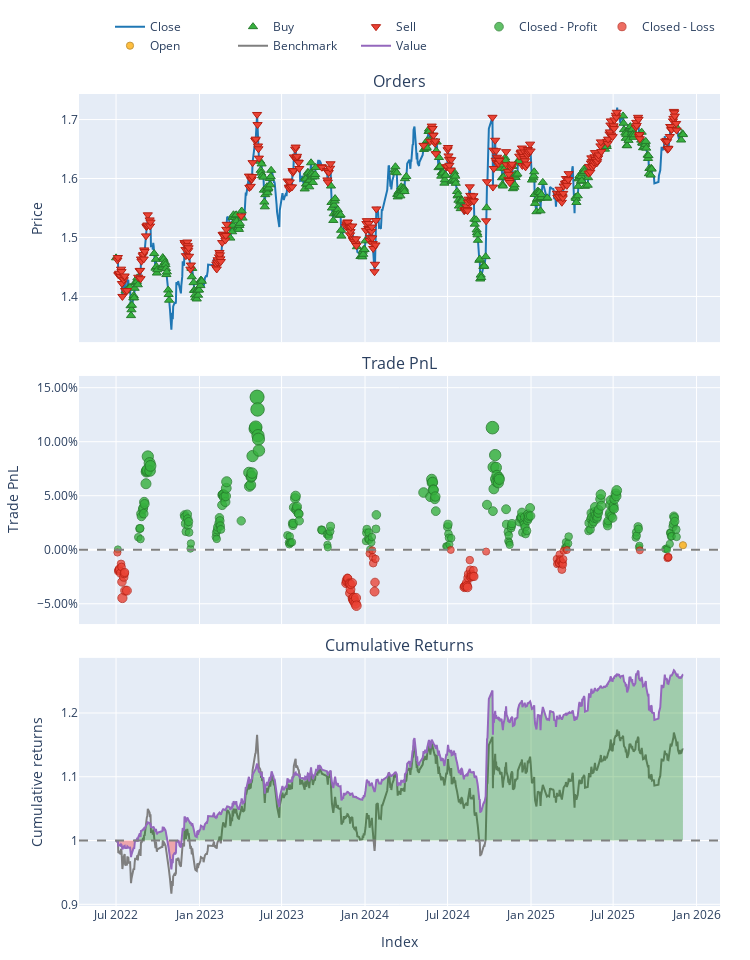

Notebook code for this chart:
### Code cell
single_bt.plot(column = single_bt.pf.close.columns[1])

### Figure 1 — Plotly figure (JSON) as saved in the notebook; plotly's stock layout.template omitted (floating-point values rounded to 4 significant figures; data arrays with more than 128 entries replaced by an {"elided": "..."} marker saying what was removed)
{"data": [{"legendgroup": "0", "line": {"color": "#1f77b4"}, "name": "Close", "showlegend": true, "type": "scatter", "uid": "cbae106a-e35b-496a-b8c8-47adac9e24a3", "x": {"elided": "834 str values"}, "xaxis": "x", "y": {"elided": "834 float values"}, "yaxis": "y"}, {"customdata": {"elided": "318x3 float values"}, "hovertemplate": "Order Id: %{customdata[0]}<br>Timestamp: %{x}<br>Price: %{y}<br>Size: %{customdata[1]:.6f}<br>Fees: %{customdata[2]:.6f}", "legendgroup": "1", "marker": {"color": "#37B13F", "line": {"color": "rgb(38,123,44)", "width": 1}, "size": 8, "symbol": "triangle-up"}, "mode": "markers", "name": "Buy", "type": "scatter", "uid": "7ea1a38c-124f-4d3c-8f4f-6ba89f91ee77", "x": {"elided": "318 str values"}, "xaxis": "x", "y": {"elided": "318 float values"}, "yaxis": "y"}, {"customdata": {"elided": "301x3 float values"}, "hovertemplate": "Order Id: %{customdata[0]}<br>Timestamp: %{x}<br>Price: %{y}<br>Size: %{customdata[1]:.6f}<br>Fees: %{customdata[2]:.6f}", "legendgroup": "2", "marker": {"color": "#EA4335", "line": {"color": "rgb(181,31,18)", "width": 1}, "size": 8, "symbol": "triangle-down"}, "mode": "markers", "name": "Sell", "type": "scatter", "uid": "9674c606-5301-4b74-a977-33aa5fcb723b", "x": {"elided": "301 str values"}, "xaxis": "x", "y": {"elided": "301 float values"}, "yaxis": "y"}, {"customdata": {"elided": "227x4 float values"}, "hovertemplate": "Exit Trade Id: %{customdata[0]}<br>Position Id: %{customdata[1]}<br>Exit Timestamp: %{x}<br>PnL: %{customdata[2]:.6f}<br>Return: %{customdata[3]:.2%}", "legendgroup": "3", "marker": {"color": "#37B13F", "line": {"color": "rgb(38,123,44)", "width": 1}, "opacity": {"elided": "227 float values"}, "size": {"elided": "227 float values"}, "symbol": "circle"}, "mode": "markers", "name": "Closed - Profit", "type": "scatter", "uid": "32539752-7279-4fd3-aefe-971c0091adcc", "x": {"elided": "227 str values"}, "xaxis": "x2", "y": {"elided": "227 float values"}, "yaxis": "y2"}, {"customdata": {"elided": "74x4 float values"}, "hovertemplate": "Exit Trade Id: %{customdata[0]}<br>Position Id: %{customdata[1]}<br>Exit Timestamp: %{x}<br>PnL: %{customdata[2]:.6f}<br>Return: %{customdata[3]:.2%}", "legendgroup": "4", "marker": {"color": "#EA4335", "line": {"color": "rgb(181,31,18)", "width": 1}, "opacity": [0.7526, 0.7707, 0.7699, 0.7687, 0.7729, 0.7637, 0.7667, 0.7814, 0.7973, 0.7767, 0.7733, 0.7722, 0.79, 0.7901, 0.7829, 0.7799, 0.7815, 0.7778, 0.7781, 0.7827, 0.7835, 0.7925, 0.7888, 0.784, 0.7824, 0.7977, 0.799, 0.7973, 0.8005, 0.8028, 0.7972, 0.8049, 0.7535, 0.7504, 0.7571, 0.7631, 0.791, 0.782, 0.7588, 0.75, 0.7867, 0.7858, 0.7854, 0.7824, 0.7855, 0.7869, 0.7773, 0.7739, 0.76, 0.7696, 0.7768, 0.7741, 0.7757, 0.7755, 0.7701, 0.7761, 0.7516, 0.759, 0.7638, 0.7627, 0.7629, 0.7545, 0.7594, 0.761, 0.7692, 0.7628, 0.7643, 0.7592, 0.7508, 0.7501, 0.7504, 0.7579, 0.7568, 0.7573], "size": [7.12, 7.966, 7.929, 7.875, 8.068, 7.641, 7.78, 8.467, 9.209, 8.247, 8.088, 8.034, 8.867, 8.87, 8.535, 8.395, 8.468, 8.297, 8.313, 8.528, 8.563, 8.984, 8.81, 8.585, 8.512, 9.224, 9.288, 9.205, 9.357, 9.462, 9.202, 9.56, 7.163, 7.017, 7.332, 7.609, 8.913, 8.493, 7.411, 7.0, 8.715, 8.672, 8.653, 8.51, 8.656, 8.721, 8.275, 8.114, 7.466, 7.916, 8.25, 8.123, 8.201, 8.188, 7.937, 8.219, 7.076, 7.42, 7.645, 7.595, 7.604, 7.211, 7.439, 7.514, 7.898, 7.598, 7.667, 7.429, 7.039, 7.005, 7.018, 7.37, 7.317, 7.341], "symbol": "circle"}, "mode": "markers", "name": "Closed - Loss", "type": "scatter", "uid": "9d8df330-17c6-4f31-8bae-41f97d5b7efc", "x": ["2022-07-04T00:00:00+08:00", "2022-07-06T00:00:00+08:00", "2022-07-07T00:00:00+08:00", "2022-07-08T00:00:00+08:00", "2022-07-11T00:00:00+08:00", "2022-07-12T00:00:00+08:00", "2022-07-13T00:00:00+08:00", "2022-07-14T00:00:00+08:00", "2022-07-15T00:00:00+08:00", "2022-07-18T00:00:00+08:00", "2022-07-19T00:00:00+08:00", "2022-07-20T00:00:00+08:00", "2022-07-21T00:00:00+08:00", "2022-07-25T00:00:00+08:00", "2023-11-20T00:00:00+08:00", "2023-11-21T00:00:00+08:00", "2023-11-22T00:00:00+08:00", "2023-11-23T00:00:00+08:00", "2023-11-24T00:00:00+08:00", "2023-11-27T00:00:00+08:00", "2023-11-28T00:00:00+08:00", "2023-11-29T00:00:00+08:00", "2023-11-30T00:00:00+08:00", "2023-12-01T00:00:00+08:00", "2023-12-04T00:00:00+08:00", "2023-12-05T00:00:00+08:00", "2023-12-06T00:00:00+08:00", "2023-12-07T00:00:00+08:00", "2023-12-08T00:00:00+08:00", "2023-12-11T00:00:00+08:00", "2023-12-12T00:00:00+08:00", "2023-12-13T00:00:00+08:00", "2024-01-11T00:00:00+08:00", "2024-01-17T00:00:00+08:00", "2024-01-18T00:00:00+08:00", "2024-01-19T00:00:00+08:00", "2024-01-22T00:00:00+08:00", "2024-01-23T00:00:00+08:00", "2024-01-24T00:00:00+08:00", "2024-07-08T00:00:00+08:00", "2024-08-07T00:00:00+08:00", "2024-08-08T00:00:00+08:00", "2024-08-09T00:00:00+08:00", "2024-08-12T00:00:00+08:00", "2024-08-13T00:00:00+08:00", "2024-08-14T00:00:00+08:00", "2024-08-15T00:00:00+08:00", "2024-08-16T00:00:00+08:00", "2024-08-19T00:00:00+08:00", "2024-08-20T00:00:00+08:00", "2024-08-21T00:00:00+08:00", "2024-08-22T00:00:00+08:00", "2024-08-23T00:00:00+08:00", "2024-08-26T00:00:00+08:00", "2024-08-27T00:00:00+08:00", "2024-08-28T00:00:00+08:00", "2024-09-24T00:00:00+08:00", "2025-02-27T00:00:00+08:00", "2025-02-28T00:00:00+08:00", "2025-03-03T00:00:00+08:00", "2025-03-04T00:00:00+08:00", "2025-03-05T00:00:00+08:00", "2025-03-06T00:00:00+08:00", "2025-03-07T00:00:00+08:00", "2025-03-10T00:00:00+08:00", "2025-03-11T00:00:00+08:00", "2025-03-12T00:00:00+08:00", "2025-03-13T00:00:00+08:00", "2025-03-14T00:00:00+08:00", "2025-03-21T00:00:00+08:00", "2025-08-29T00:00:00+08:00", "2025-10-29T00:00:00+08:00", "2025-10-30T00:00:00+08:00", "2025-10-31T00:00:00+08:00"], "xaxis": "x2", "y": [-0.002593, -0.01965, -0.0189, -0.01781, -0.0217, -0.0131, -0.0159, -0.02975, -0.04469, -0.02532, -0.02211, -0.02102, -0.0378, -0.03786, -0.03111, -0.0283, -0.02977, -0.02632, -0.02664, -0.03098, -0.03168, -0.04017, -0.03666, -0.03213, -0.03066, -0.04502, -0.04629, -0.04463, -0.04769, -0.0498, -0.04457, -0.05178, -0.003461, -0.0005274, -0.006861, -0.01246, -0.03873, -0.03026, -0.008461, -0.000178, -0.03474, -0.03387, -0.0335, -0.03062, -0.03356, -0.03487, -0.02588, -0.02263, -0.009577, -0.01863, -0.02538, -0.02282, -0.02438, -0.02413, -0.01907, -0.02475, -0.001704, -0.008641, -0.01317, -0.01217, -0.01235, -0.004424, -0.009018, -0.01053, -0.01827, -0.01223, -0.01361, -0.00883, -0.0009622, -0.0002698, -0.0005304, -0.007644, -0.006561, -0.007043], "yaxis": "y2"}, {"customdata": [[619.0, 1.0, 400.5, 0.004167]], "hovertemplate": "Exit Trade Id: %{customdata[0]}<br>Position Id: %{customdata[1]}<br>Exit Timestamp: %{x}<br>PnL: %{customdata[2]:.6f}<br>Return: %{customdata[3]:.2%}", "legendgroup": "5", "marker": {"color": "#FFAA00", "line": {"color": "rgb(178,118,0)", "width": 1}, "opacity": [0.7542], "size": [7.198], "symbol": "circle"}, "mode": "markers", "name": "Open", "type": "scatter", "uid": "01189963-f1ae-4cf9-92ad-af224b1e02de", "x": ["2025-12-02T00:00:00+08:00"], "xaxis": "x2", "y": [0.004167], "yaxis": "y2"}, {"legendgroup": "6", "line": {"color": "#7f7f7f"}, "name": "Benchmark", "showlegend": true, "type": "scatter", "uid": "5ac40454-decd-46b1-94bf-ed3810bee757", "x": {"elided": "834 str values"}, "xaxis": "x3", "y": {"elided": "834 float values"}, "yaxis": "y3"}, {"hoverinfo": "skip", "legendgroup": "7", "line": {"color": "rgba(0, 0, 0, 0)", "width": 0}, "opacity": 0, "showlegend": false, "type": "scatter", "uid": "e4516437-c8a1-4c21-b0ab-b7bfcc39b935", "x": {"elided": "834 str values"}, "xaxis": "x3", "y": {"elided": "834 int values"}, "yaxis": "y3"}, {"connectgaps": false, "fill": "tonexty", "fillcolor": "rgba(0, 128, 0, 0.3)", "hoverinfo": "skip", "legendgroup": "7", "line": {"color": "rgba(0, 0, 0, 0)", "width": 0}, "opacity": 0, "showlegend": false, "type": "scatter", "uid": "1375a833-d4f0-4315-9442-7cf581713880", "x": {"elided": "834 str values"}, "xaxis": "x3", "y": {"elided": "834 float values"}, "yaxis": "y3"}, {"hoverinfo": "skip", "legendgroup": "7", "line": {"color": "rgba(0, 0, 0, 0)", "width": 0}, "opacity": 0, "showlegend": false, "type": "scatter", "uid": "d8dabaa9-b7d4-440c-a82f-25d4973a2a2c", "x": {"elided": "834 str values"}, "xaxis": "x3", "y": {"elided": "834 int values"}, "yaxis": "y3"}, {"connectgaps": false, "fill": "tonexty", "fillcolor": "rgba(255, 0, 0, 0.3)", "hoverinfo": "skip", "legendgroup": "7", "line": {"color": "rgba(0, 0, 0, 0)", "width": 0}, "opacity": 0, "showlegend": false, "type": "scatter", "uid": "c687c2b4-a745-4bd0-8d5e-5e8b28e071ad", "x": {"elided": "834 str values"}, "xaxis": "x3", "y": {"elided": "834 float values"}, "yaxis": "y3"}, {"legendgroup": "8", "line": {"color": "#9467bd"}, "name": "Value", "showlegend": true, "type": "scatter", "uid": "befa6670-3bc5-496b-a2f1-18b673fd73e3", "x": {"elided": "834 str values"}, "xaxis": "x3", "y": {"elided": "834 float values"}, "yaxis": "y3"}, {"hoverinfo": "skip", "legendgroup": "7", "line": {"color": "rgba(0, 0, 0, 0)", "width": 0}, "opacity": 0, "showlegend": false, "type": "scatter", "uid": "b8cb1c3b-4a86-423d-a3cb-a017a3f7b47e", "x": {"elided": "834 str values"}, "xaxis": "x3", "y": {"elided": "834 int values"}, "yaxis": "y3"}], "layout": {"annotations": [{"font": {"size": 16}, "showarrow": false, "text": "Orders", "x": 0.5, "xanchor": "center", "xref": "paper", "y": 1, "yanchor": "bottom", "yref": "paper"}, {"font": {"size": 16}, "showarrow": false, "text": "Trade PnL", "x": 0.5, "xanchor": "center", "xref": "paper", "y": 0.6528, "yanchor": "bottom", "yref": "paper"}, {"font": {"size": 16}, "showarrow": false, "text": "Cumulative Returns", "x": 0.5, "xanchor": "center", "xref": "paper", "y": 0.3056, "yanchor": "bottom", "yref": "paper"}], "height": 960, "legend": {"orientation": "h", "traceorder": "normal", "x": 1, "xanchor": "right", "y": 1.042, "yanchor": "bottom"}, "margin": {"b": 30, "l": 30, "r": 30, "t": 30}, "shapes": [{"line": {"color": "gray", "dash": "dash"}, "type": "line", "x0": 0, "x1": 1, "xref": "paper", "y0": 0, "y1": 0, "yref": "y2"}, {"line": {"color": "gray", "dash": "dash"}, "type": "line", "x0": 0, "x1": 1, "xref": "paper", "y0": 1, "y1": 1, "yref": "y3"}], "showlegend": true, "width": 750, "xaxis": {"anchor": "y", "domain": [0, 1], "matches": "x3", "showticklabels": false}, "xaxis2": {"anchor": "y2", "domain": [0, 1], "matches": "x3", "showticklabels": false}, "xaxis3": {"anchor": "y3", "domain": [0, 1], "title": {"text": "Index"}}, "yaxis": {"anchor": "x", "domain": [0.6944, 1], "title": {"text": "Price"}}, "yaxis2": {"anchor": "x2", "domain": [0.3472, 0.6528], "tickformat": ".2%", "title": {"text": "Trade PnL"}}, "yaxis3": {"anchor": "x3", "domain": [0, 0.3056], "title": {"text": "Cumulative returns"}}}}
